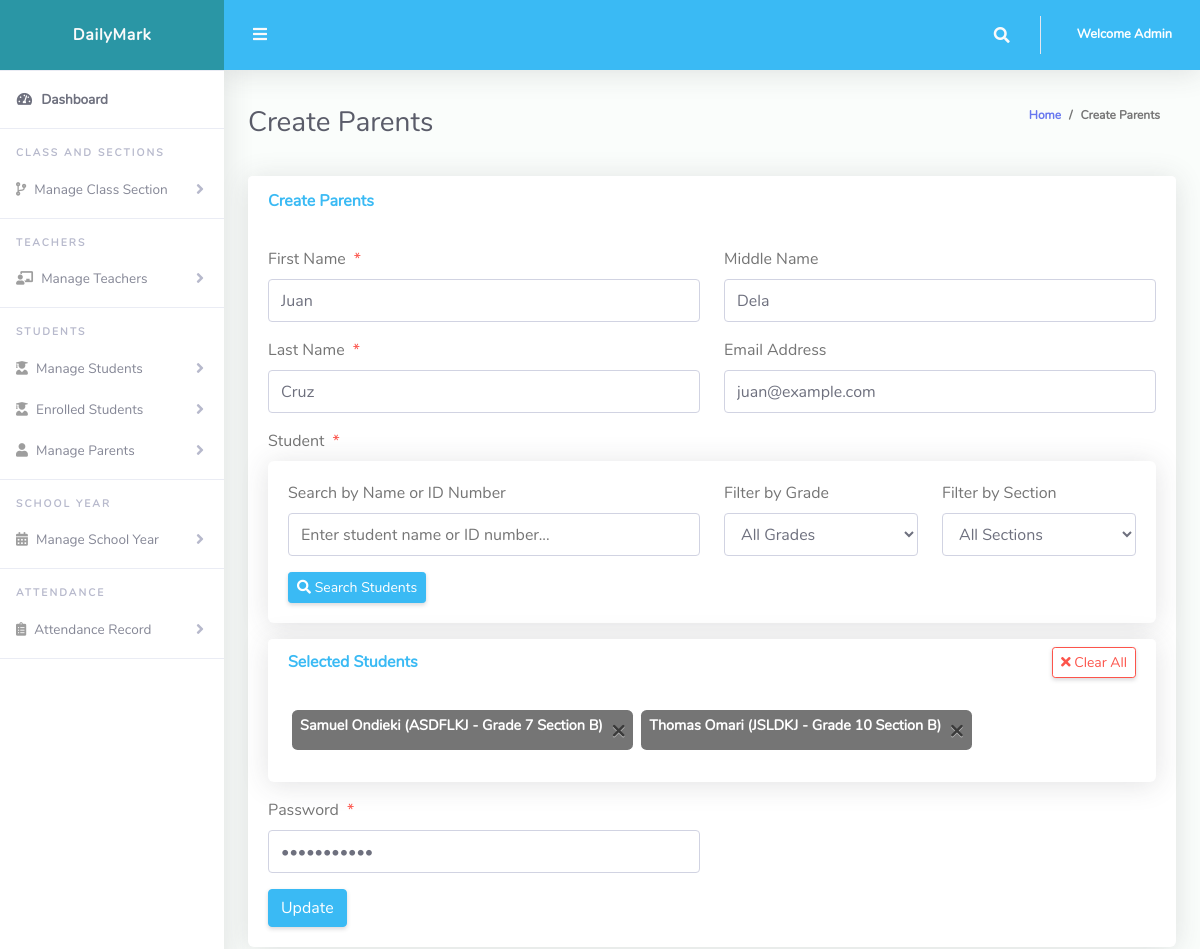
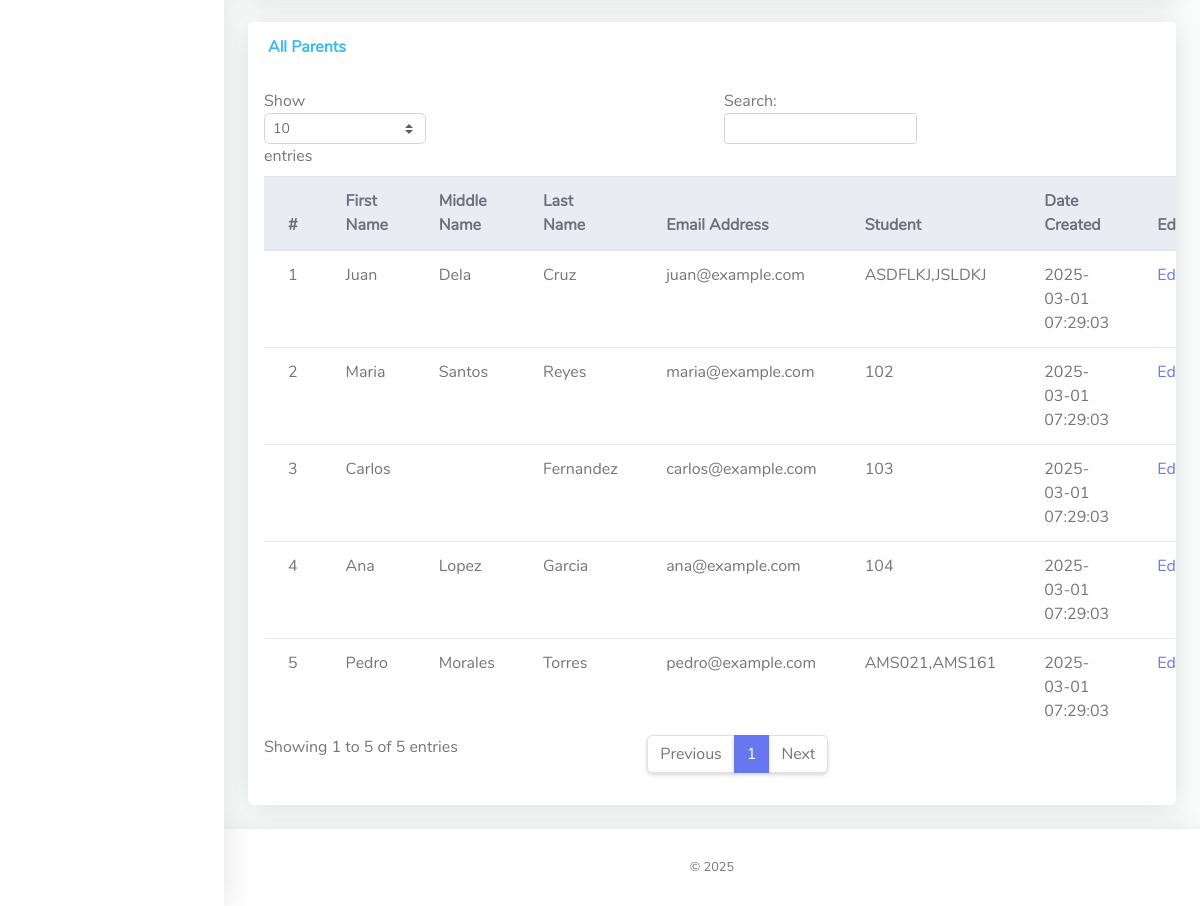
The page /Admin/createParent.php?action=edit&Id=1 (signed in) on the database its author committed (2 pictures, top to bottom).
### tables this page shows
CREATE TABLE `tblparent` (
  `id` int(11) NOT NULL,
  `fn` varchar(50) NOT NULL,
  `mn` varchar(50) DEFAULT NULL,
  `ln` varchar(50) NOT NULL,
  `created_at` timestamp NOT NULL DEFAULT current_timestamp(),
  `updated_at` timestamp NOT NULL DEFAULT current_timestamp() ON UPDATE current_timestamp(),
  `student` varchar(255) NOT NULL,
  `emailAddress` varchar(255) DEFAULT NULL,
  `password` varchar(255) DEFAULT NULL
);

### Admin/createParent.php (the view, shortened to what this page needs)
<?php
include '../Includes/dbcon.php';
if (isset($_GET['Id']) && isset($_GET['action']) && $_GET['action'] == "edit") {
  $Id = $_GET['Id'];
  $query = mysqli_query($conn, "SELECT * FROM tblparent WHERE id ='$Id'");
  $row = mysqli_fetch_array($query);
}
?>
<!DOCTYPE html>
<html lang="en">
<head>
  <link href="../vendor/fontawesome-free/css/all.min.css" rel="stylesheet" type="text/css">
  <link href="../vendor/bootstrap/css/bootstrap.min.css" rel="stylesheet" type="text/css">
  <link href="css/ruang-admin.min.css" rel="stylesheet">
</head>
<body id="page-top">
  <div id="wrapper">
      <?php include "Includes/sidebar.php";?>
    <div id="content-wrapper" class="d-flex flex-column">
      <div id="content">
       <?php include "Includes/topbar.php";?>
        <div class="container-fluid" id="container-wrapper">
          <div class="d-sm-flex align-items-center justify-content-between mb-4">
            <h1 class="h3 mb-0 text-gray-800">Create Parents</h1>
            <ol class="breadcrumb">
              <li class="breadcrumb-item"><a href="./">Home</a></li>
              <li class="breadcrumb-item active" aria-current="page">Create Parents</li>
            </ol>
          </div>
          <div class="row">
            <div class="col-lg-12">
              <div class="card mb-4">
                <div class="card-header py-3 d-flex flex-row align-items-center justify-content-between">
                  <h6 class="m-0 font-weight-bold text-info">Create Parents</h6>
                </div>
                <div class="card-body">
                <form method="post">
                  <div class="form-group row mb-3">
                    <div class="col-xl-6">
                      <label class="form-control-label">First Name<span class="text-danger ml-2">*</span></label>
                      <input type="text" class="form-control" name="fn" id="firstName" value="<?php echo isset($row['fn']) ? $row['fn'] : ''; ?>" required>
                    </div>
                    <div class="col-xl-6">
                      <label class="form-control-label">Middle Name</label>
                      <input type="text" class="form-control" name="mn" id="middleName" value="<?php echo isset($row['mn']) ? $row['mn'] : ''; ?>">
                    </div>
                  </div>
                  <div class="form-group row mb-3">
                    <div class="col-xl-6">
                      <label class="form-control-label">Last Name<span class="text-danger ml-2">*</span></label>
                      <input type="text" class="form-control" name="ln" id="lastName" value="<?php echo isset($row['ln']) ? $row['ln'] : ''; ?>" required>
                    </div>
                    <div class="col-xl-6">
                      <label class="form-control-label">Email Address</label>
                      <input type="email" class="form-control" name="emailAddress" id="emailAddress" value="<?php echo isset($row['emailAddress']) ? $row['emailAddress'] : ''; ?>">
                    </div>
                  </div>
                  <div class="form-group row mb-3">
                    <div class="col-xl-12">
                      <label class="form-control-label">Student<span class="text-danger ml-2">*</span></label>
                      <div class="card mb-3">
                        <div class="card-body">
                          <div class="row">
                            <div class="col-md-6">
                              <div class="form-group">
                                <label>Search by Name or ID Number</label>
                                <input type="text" class="form-control" id="studentSearch" placeholder="Enter student name or ID number...">
                              </div>
                            </div>
                            <div class="col-md-3">
                              <div class="form-group">
                                <label>Filter by Grade</label>
                                <select id="classFilter" class="form-control">
                                  <option value="">All Grades</option>
                                </select>
                              </div>
                            </div>
                            <div class="col-md-3">
                              <div class="form-group">
                                <label>Filter by Section</label>
                                <select id="classArmFilter" class="form-control">
                                  <option value="">All Sections</option>
                                </select>
                              </div>
                            </div>
                          </div>
                          <div class="row">
                            <div class="col-md-12">
                              <button type="button" class="btn btn-info btn-sm" onclick="searchStudent()">
                                <i class="fas fa-search"></i> Search Students
                              </button>
                            </div>
                          </div>
                        </div>
                      </div>
                      <div class="card">
                        <div class="card-header py-2 d-flex justify-content-between align-items-center">
                          <h6 class="m-0 font-weight-bold text-info">Selected Students</h6>
                          <button type="button" class="btn btn-sm btn-outline-danger" onclick="clearSelectedStudents()">
                            <i class="fas fa-times"></i> Clear All
                          </button>
                        </div>
                        <div class="card-body">
                          <div id="selectedStudentsList" class="mb-2">
                          </div>
                        </div>
                      </div>
                    </div>
                  </div>
                  <div class="form-group row mb-3">
                    <div class="col-xl-6">
                      <label class="form-control-label">Password<span class="text-danger ml-2">*</span></label>
                      <input type="password" class="form-control" name="password" id="password" value="<?php echo isset($row['password']) ? $row['password'] : ''; ?>" required>
                    </div>
                  </div>
                  <button type="submit" name="<?php echo isset($row) ? 'update' : 'save'; ?>" class="btn btn-info"><?php echo isset($row) ? 'Update' : 'Save'; ?></button>
                </form>
                </div>
              </div>
      <div class="row">
        <div class="col-lg-12">
        <div class="card mb-4">
          <div class="card-header py-3 d-flex flex-row align-items-center justify-content-between">
            <h6 class="m-0 font-weight-bold text-info">All Parents</h6>
          </div>
          <div class="table-responsive p-3">
            <table class="table align-items-center table-flush table-hover" id="dataTableHover">
              <thead class="thead-light">
           <tr>
             <th>#</th>
             <th>First Name</th>
             <th>Middle Name</th>
             <th>Last Name</th>
             <th>Email Address</th>
             <th>Student</th>
             <th>Date Created</th>
             <th>Edit</th>
           </tr>
              </thead>
              <tbody>
            <?php
           $query = "SELECT * FROM tblparent";
           $rs = $conn->query($query);
           $num = $rs->num_rows;
           $sn=0;
           if($num > 0)
           {
             while ($rows = $rs->fetch_assoc())
               {
             $sn = $sn + 1;
            echo"
              <tr>
                <td>".$sn."</td>
                <td>".$rows['fn']."</td>
                <td>".$rows['mn']."</td>
                <td>".$rows['ln']."</td>
                <td>".$rows['emailAddress']."</td>
                <td>".$rows['student']."</td>
                <td>".$rows['created_at']."</td>
                <td><a href='?action=edit&Id=".$rows['id']."'>Edit</a></td>
              </tr>";
               }
           }
           else
           {
                echo
                "<div class='alert alert-danger' role='alert'>
            No Record Found!
            </div>";
           }
           ?>
              </tbody>
            </table>
          </div>
        </div>
           </div>
           </div>
           </div>
         </div>
        </div>
      </div>
       <?php include "Includes/footer.php";?>
    </div>
  </div>
</body>
</html>

### Admin/Includes/topbar.php (shortened to what this page needs)
<?php
  $query = "SELECT * FROM tbladmin WHERE Id = ".$_SESSION['userId']."";
  $rs = $conn->query($query);
  $rows = $rs->fetch_assoc();
  $fullName = $rows['firstName']." ".$rows['lastName'];
?>
<nav class="navbar navbar-expand navbar-light bg-info topbar mb-4 static-top">
          <button id="sidebarToggleTop" class="btn btn-link rounded-circle mr-3">
            <i class="fa fa-bars"></i>
          </button>
          <ul class="navbar-nav ml-auto">
            <li class="nav-item dropdown no-arrow">
              <a class="nav-link dropdown-toggle" href="#" id="searchDropdown" role="button" data-toggle="dropdown"
                aria-haspopup="true" aria-expanded="false">
                <i class="fas fa-search fa-fw"></i>
              </a>
            </li>
            <li class="nav-item dropdown no-arrow">
              <a class="nav-link dropdown-toggle" href="#" id="userDropdown" role="button" data-toggle="dropdown"
                aria-haspopup="true" aria-expanded="false">
                <span class="ml-2 d-none d-lg-inline text-white small"><b>Welcome <?php echo $fullName;?></b></span>
              </a>
            </li>
          </ul>
        </nav>

### rows shown on the page
tblparent: fn "Juan", mn "Dela", ln "Cruz", emailAddress "juan@example.com", student "ASDFLKJ,JSLDKJ", created_at "2025-03-01 07:29:03"
tblparent: fn "Maria", mn "Santos", ln "Reyes", emailAddress "maria@example.com", student "102", created_at "2025-03-01 07:29:03"
tblparent: fn "Carlos", ln "Fernandez", emailAddress "carlos@example.com", student "103", created_at "2025-03-01 07:29:03"
tblparent: fn "Ana", mn "Lopez", ln "Garcia", emailAddress "ana@example.com", student "104", created_at "2025-03-01 07:29:03"
tblparent: fn "Pedro", mn "Morales", ln "Torres", emailAddress "pedro@example.com", student "AMS021,AMS161", created_at "2025-03-01 07:29:03"

### other values the page prints
$fullName "Admin"
